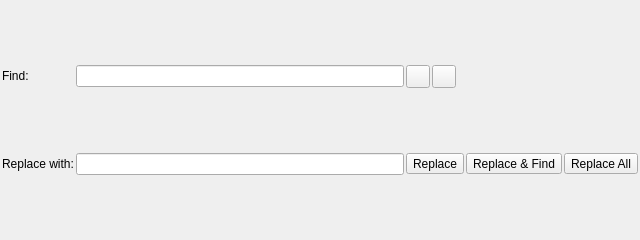
<?xml version="1.0" encoding="UTF-8"?>
<ui version="4.0">
 <class>EditorWidgetFindReplaceWidget</class>
 <widget class="QWidget" name="EditorWidgetFindReplaceWidget">
  <property name="geometry">
   <rect>
    <x>0</x>
    <y>0</y>
    <width>640</width>
    <height>240</height>
   </rect>
  </property>
  <property name="styleSheet">
   <string notr="true"/>
  </property>
  <layout class="QGridLayout" name="layout">
   <property name="leftMargin">
    <number>2</number>
   </property>
   <property name="topMargin">
    <number>2</number>
   </property>
   <property name="rightMargin">
    <number>2</number>
   </property>
   <property name="bottomMargin">
    <number>2</number>
   </property>
   <property name="spacing">
    <number>2</number>
   </property>
   <item row="0" column="0">
    <widget class="QLabel" name="findLabel">
     <property name="sizePolicy">
      <sizepolicy hsizetype="Preferred" vsizetype="Fixed">
       <horstretch>0</horstretch>
       <verstretch>0</verstretch>
      </sizepolicy>
     </property>
     <property name="text">
      <string>Find:</string>
     </property>
    </widget>
   </item>
   <item row="1" column="2">
    <layout class="QHBoxLayout" name="replaceLayout">
     <item>
      <widget class="QToolButton" name="replaceButton">
       <property name="toolTip">
        <string>Replace</string>
       </property>
       <property name="styleSheet">
        <string notr="true"/>
       </property>
       <property name="text">
        <string>Replace</string>
       </property>
      </widget>
     </item>
     <item>
      <widget class="QToolButton" name="replaceAndFindButton">
       <property name="toolTip">
        <string>Replace &amp; Find</string>
       </property>
       <property name="text">
        <string>Replace &amp;&amp; Find</string>
       </property>
      </widget>
     </item>
     <item>
      <widget class="QToolButton" name="replaceAllButton">
       <property name="toolTip">
        <string>Replace All</string>
       </property>
       <property name="text">
        <string>Replace All</string>
       </property>
      </widget>
     </item>
    </layout>
   </item>
   <item row="1" column="0">
    <widget class="QLabel" name="replaceLabel">
     <property name="sizePolicy">
      <sizepolicy hsizetype="Preferred" vsizetype="Fixed">
       <horstretch>0</horstretch>
       <verstretch>0</verstretch>
      </sizepolicy>
     </property>
     <property name="text">
      <string>Replace with:</string>
     </property>
    </widget>
   </item>
   <item row="0" column="1">
    <widget class="QLineEdit" name="findEdit">
     <property name="sizePolicy">
      <sizepolicy hsizetype="Expanding" vsizetype="Fixed">
       <horstretch>1</horstretch>
       <verstretch>0</verstretch>
      </sizepolicy>
     </property>
    </widget>
   </item>
   <item row="1" column="1">
    <widget class="QLineEdit" name="replaceEdit">
     <property name="sizePolicy">
      <sizepolicy hsizetype="Expanding" vsizetype="Fixed">
       <horstretch>1</horstretch>
       <verstretch>0</verstretch>
      </sizepolicy>
     </property>
    </widget>
   </item>
   <item row="0" column="2">
    <layout class="QHBoxLayout" name="findLayout">
     <item>
      <widget class="QToolButton" name="findPreviousButton">
       <property name="toolTip">
        <string>Find Previous</string>
       </property>
       <property name="icon">
        <iconset resource="../../../../../res/ui.qrc">
         <normaloff>:/oxygen/actions/go-previous.png</normaloff>:/oxygen/actions/go-previous.png</iconset>
       </property>
      </widget>
     </item>
     <item>
      <widget class="QToolButton" name="findNextButton">
       <property name="toolTip">
        <string>Find Next</string>
       </property>
       <property name="icon">
        <iconset resource="../../../../../res/ui.qrc">
         <normaloff>:/oxygen/actions/go-next.png</normaloff>:/oxygen/actions/go-next.png</iconset>
       </property>
      </widget>
     </item>
     <item>
      <spacer name="findSpacer">
       <property name="orientation">
        <enum>Qt::Horizontal</enum>
       </property>
       <property name="sizeHint" stdset="0">
        <size>
         <width>0</width>
         <height>0</height>
        </size>
       </property>
      </spacer>
     </item>
    </layout>
   </item>
  </layout>
 </widget>
 <tabstops>
  <tabstop>findEdit</tabstop>
  <tabstop>replaceEdit</tabstop>
  <tabstop>findPreviousButton</tabstop>
  <tabstop>findNextButton</tabstop>
  <tabstop>replaceButton</tabstop>
  <tabstop>replaceAndFindButton</tabstop>
  <tabstop>replaceAllButton</tabstop>
 </tabstops>
 <resources>
  <include location="../../../../../res/ui.qrc"/>
 </resources>
 <connections/>
</ui>
